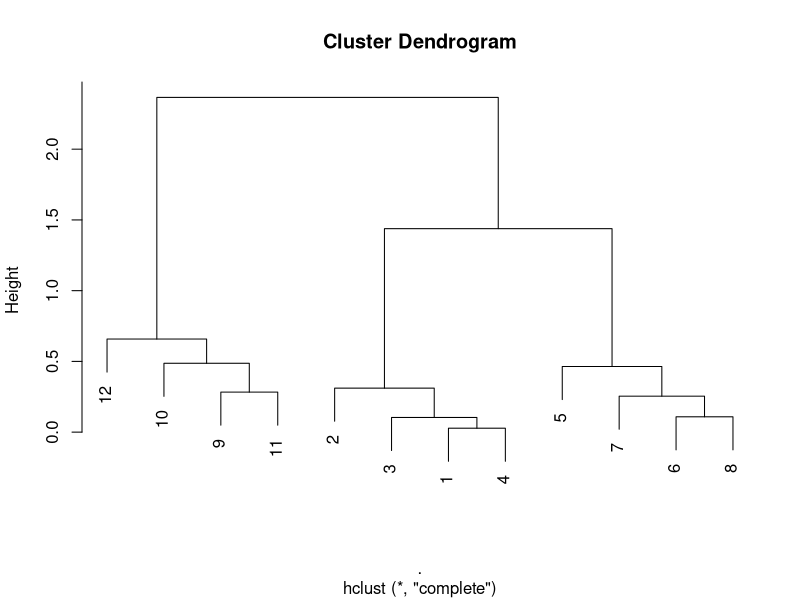
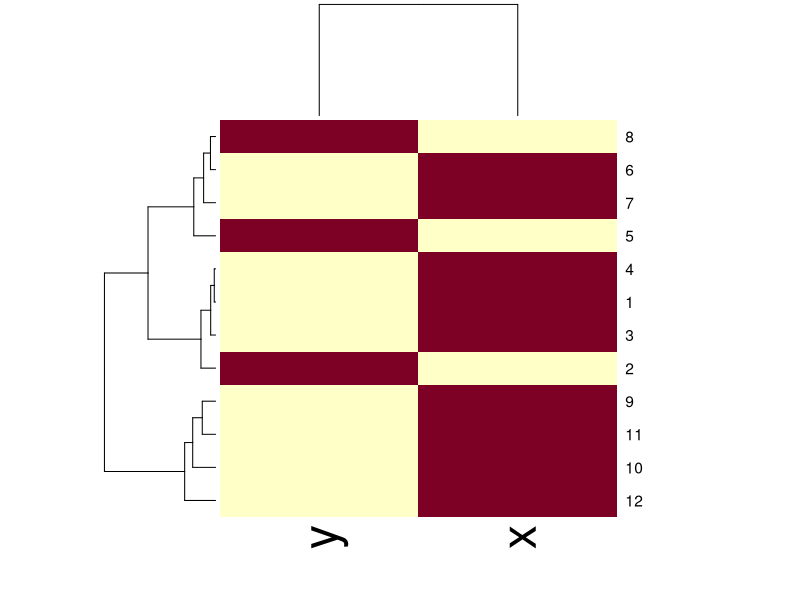

These charts were generated, in order, by the following R code:
## ---- chunk 1
fa <- c(5,2,1,4)
fb <- c(5,5,4,2)
fm <- matrix(c(fa,fb), byrow=T, nrow=2)
## ---- chunk 2
dist(fm, method = "manhattan")
## ---- chunk 3
dist(fm, method = "euclidean")
## ---- chunk 4
library(dplyr)
## ---- chunk 5
set.seed(50)
x <- rnorm(12, rep(1:3, each = 4), 0.2)
y <- rnorm(12, rep(c(1, 2, 1), each = 4), 0.2)
dataFrame <- data.frame(x=x, y=y)
hcluster <- dist(dataFrame) %>% hclust
dendro <- as.dendrogram(hcluster)
hClustering <- data.frame(x=x,y=y) %>% dist %>% hclust
plot(hClustering)
## ---- chunk 6
dataMatrix <- data.frame(x=x,y=y) %>% data.matrix
heatmap(dataMatrix)
## ---- chunk 7
set.seed(50)
x <- rnorm(12, mean = rep(1:3, each = 4), sd = 0.2)
y <- rnorm(12, mean = rep(c(1, 2, 1), each = 4), sd = 0.2)
dataFrame <- data.frame(x, y)
kmeansObj <- kmeans(dataFrame, centers = 3)
names(kmeansObj)
kmeansObj$cluster # we can see which data points go to which cluster by looking at the "cluster" element from the list generated
